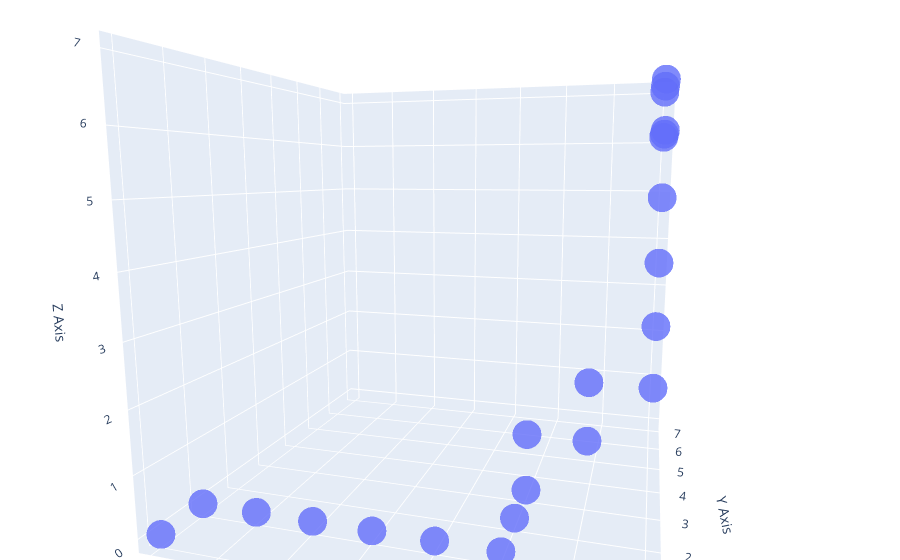

Notebook code for this chart:
### Code cell
import pandas as pd
import plotly.graph_objects as go

# Create the scatter plot
fig = go.Figure(data=[go.Scatter3d(
    x=points['x'],
    y=points['y'],
    z=points['z'],
    mode='markers',
    marker=dict(
        size=10,
        # symbol="square", 
        opacity=0.8
    )
)])

# Update layout for better visualization
fig.update_layout(
    margin=dict(l=0, r=0, b=0, t=0),
    scene=dict(
        xaxis_title='X Axis',
        yaxis_title='Y Axis',
        zaxis_title='Z Axis'
    )
)

fig.show()

### Figure 1 — Plotly figure (JSON) as saved in the notebook; plotly's stock layout.template omitted (floating-point values rounded to 4 significant figures)
{"data": [{"marker": {"opacity": 0.8, "size": 10}, "mode": "markers", "type": "scatter3d", "x": [0, 0, 1, 2, 3, 4, 5, 5, 5, 5, 6, 6, 7, 7, 7, 7, 7, 7, 7, 7, 7, 7], "y": [0, 1, 1, 1, 1, 1, 1, 2, 3, 3, 3, 3, 3, 3, 3, 3, 3, 4, 5, 5, 6, 7], "z": [0, 0, 0, 0, 0, 0, 0, 0, 0, 1, 1, 2, 2, 3, 4, 5, 6, 6, 6, 7, 7, 7]}], "layout": {"autosize": true, "margin": {"b": 0, "l": 0, "r": 0, "t": 0}, "scene": {"aspectmode": "auto", "aspectratio": {"x": 1.0, "y": 1.0, "z": 1.0}, "camera": {"center": {"x": 0, "y": 0, "z": 0}, "eye": {"x": 0.4535, "y": -1.521, "z": 0.2483}, "projection": {"type": "perspective"}, "up": {"x": 0, "y": 0, "z": 1}}, "xaxis": {"title": {"text": "X Axis"}, "type": "linear"}, "yaxis": {"title": {"text": "Y Axis"}, "type": "linear"}, "zaxis": {"title": {"text": "Z Axis"}, "type": "linear"}}}}
